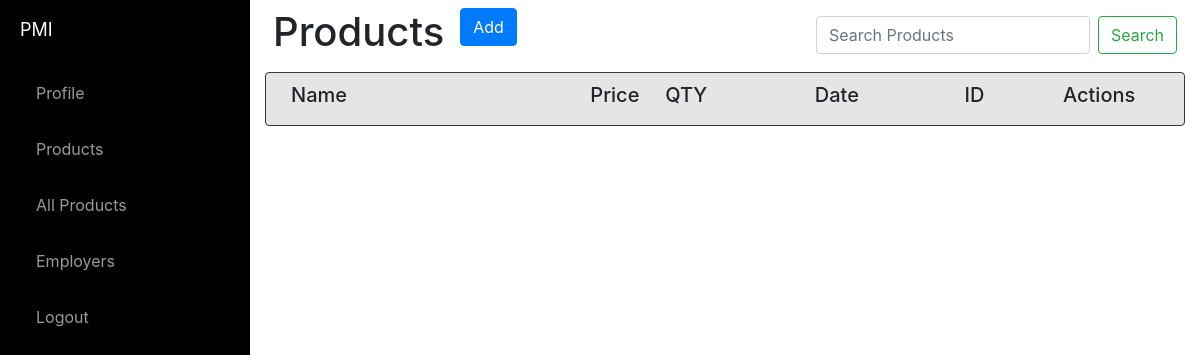
/ (signed in), run on an earlier commit of the app's database.
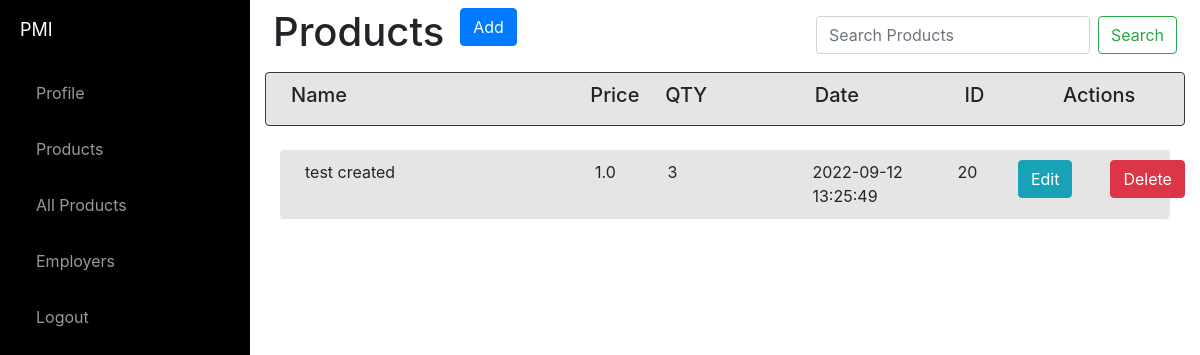
And on a later commit of the database.
### website/models.py (models this page shows)
class Product(db.Model):
    id = db.Column(db.Integer, primary_key=True)
    product_name = db.Column(db.String(150))
    description = db.Column(db.String(10000))
    price = db.Column(db.Float)
    qty = db.Column(db.Integer)
    date = db.Column(db.DateTime(timezone=True), default=func.now())
    user_id = db.Column(db.Integer, db.ForeignKey('user.id'))

### website/views.py (the view, shortened to what this page needs)
@views.route('/', methods=['GET', 'POST'])
@login_required
def home():
    return render_template("home.html", user=current_user)

### website/templates/home.html (shortened to what this page needs)
{% extends "base.html" %} {% block title %}Home{% endblock %} {% block content%}
<div class="d-flex">
  <div class="p-2">
    <h1>Products</h1>
  </div>
  <div class="p-2">
    <button type="button" class="btn btn-primary" data-toggle="modal" data-target="#exampleModal">
      Add
    </button>
  </div>
  <div class="ml-auto p-2">
    <form class="form-inline my-2 my-lg-10 ">
      <input class="form-control mr-sm-2" type="search" placeholder="Search Products" aria-label="Search" ,
        name="searched">
      <button class="btn btn-outline-success my-2 my-sm-0" type="submit">Search</button>
    </form>
  </div>
</div>
<div class="container-fluid">
  <div class="row">
    <div class="col-md-12 ">
      <div class="row border border-dark rounded" style="padding: 10px; background-color:rgba(0,0,0,.10);">
        <div class="col-md-4">
          <h5>Name</h5>
        </div>
        <div class="col-md-1">
          <h5>Price</h5>
        </div>
        <div class="col-md-2">
          <h5>QTY</h5>
        </div>
        <div class="col-md-2">
          <h5>Date</h5>
        </div>
        <div class="col-md-1">
          <h5>ID</h5>
        </div>
        <div class="col-md-2">
          <h5 align="center">Actions</h5>
        </div>
      </div>
      <br>
      {% for product in user.product %}
      <div class="container-fluid ">
        <div class="row">
          <div class="col-md-12 border-bottom">
      <div class="row border-dark rounded" style="padding: 10px; background-color:rgba(0,0,0,.10);">
        <div class="col-md-4 border-right">
          {{ product.product_name }}
        </div>
        <div class="col-md-1 border-right">
          {{ product.price }}
        </div>
        <div class="col-md-2 border-right">
          {{ product.qty }}
        </div>
        <div class="col-md-2 border-right">
          {{ product.date }}
        </div>
        <div class="col-md-1 border-right">
          {{ product.id }}
        </div>
        <div class="col-md-1">
          <a href="/update/{{product.id}}" class="btn btn-info float-right ml-2 stretched-link ">Edit</a>
        </div>
        <div class="col-md-1">
          <a href="/delete/{{product.id}}" class="btn btn-danger  ml-2 stretched-link">Delete</a>
        </div>
      </div>
    </div>
  </div>
</div>
<br>
{% endfor %}
<form method="POST">
  <br />
  {% endblock %}

What changed in the data, as far as the page shows it:
added Product: product_name "test created", price "1.0", qty "3", date "2022-09-12 13:25:49", id "20"
